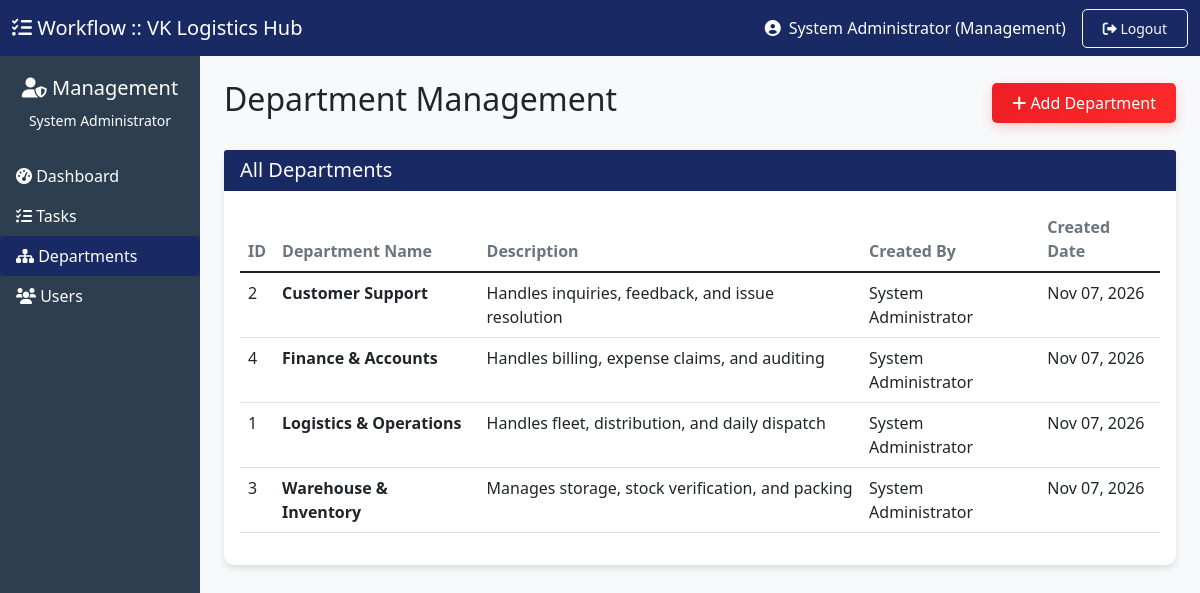
The app's page /dashboard/management/departments-1.php (signed in) with its own data.
### tables this page shows
CREATE TABLE IF NOT EXISTS `users` (
  `id` INT AUTO_INCREMENT PRIMARY KEY,
  `username` VARCHAR(50) NOT NULL UNIQUE,
  `email` VARCHAR(100) NOT NULL UNIQUE,
  `password` VARCHAR(255) NOT NULL,
  `full_name` VARCHAR(100) NOT NULL,
  `role` ENUM('management', 'hod', 'employee') NOT NULL,
  `department_id` INT NULL,
  `position` VARCHAR(100) NULL,
  `is_active` TINYINT(1) DEFAULT 1,
  `last_login` DATETIME NULL,
  `created_at` TIMESTAMP DEFAULT CURRENT_TIMESTAMP,
  INDEX (`department_id`),
  INDEX (`role`),
  INDEX (`is_active`)
);

CREATE TABLE IF NOT EXISTS `departments` (
  `id` INT AUTO_INCREMENT PRIMARY KEY,
  `name` VARCHAR(100) NOT NULL UNIQUE,
  `description` TEXT NULL,
  `created_by` INT NULL,
  `created_at` TIMESTAMP DEFAULT CURRENT_TIMESTAMP
);

### dashboard/management/departments-1.php (the view, shortened to what this page needs)
<?php
require_once __DIR__ . '/../../config.php';
$user_name = $_SESSION['full_name'];
try {
    $db = getDB();
} catch(Exception $e) {
    die("Database connection failed. Please check your database setup.");
}
$departments = [];
try {
    $stmt = $db->query("SELECT d.*, u.full_name as created_by_name FROM departments d LEFT JOIN users u ON d.created_by = u.id ORDER BY d.name");
    $departments = $stmt->fetchAll();
} catch(Exception $e) {
    $message = "Error loading departments: " . $e->getMessage();
    $message_type = "danger";
}
?>
<!DOCTYPE html>
<html lang="en">
<head>
    <link href="https://cdn.jsdelivr.net/npm/bootstrap@5.1.3/dist/css/bootstrap.min.css" rel="stylesheet">
    <link rel="stylesheet" href="https://cdnjs.cloudflare.com/ajax/libs/font-awesome/6.0.0/css/all.min.css">
 <link href="../../assets/css/style.css" rel="stylesheet">
</head>
<body style="background-color: #f8f9fa;">
    <nav class="navbar navbar-light bg-primary sticky-top">
        <div class="container-fluid">
            <a class="navbar-brand text-white" href="index.php">
                <i class="fas fa-tasks"></i> Workflow :: VK Logistics Hub
            </a>
            <div class="d-flex align-items-center text-white">
                <i class="fas fa-user-circle me-2"></i>
                <?php echo $user_name; ?> (Management)
                <a href="../../auth/logout.php" class="btn btn-outline-light btn-sm ms-3">
                    <i class="fas fa-sign-out-alt"></i> Logout
                </a>
            </div>
        </div>
    </nav>
    <div class="container-fluid">
        <div class="row">
             <div class="col-md-3 col-lg-2 px-0 sidebar-custom" style="background: #2c3e50; min-height: calc(100vh - 56px); color: white; padding-top: 20px;">
                <div class="text-center mb-4">
                    <h5><i class="fas fa-user-shield"></i> Management</h5>
                    <small><?php echo $user_name; ?></small>
                </div>
                <ul class="nav flex-column d-none d-md-block">
                    <li class="nav-item"><a class="nav-link text-white" href="index.php"><i class="fas fa-tachometer-alt"></i> Dashboard</a></li>
                   <li class="nav-item"><a class="nav-link text-white" href="tasks.php"><i class="fas fa-tasks"></i> Tasks</a></li>
                    <li class="nav-item"><a class="nav-link text-white  active bg-primary rounded" href="departments.php"><i class="fas fa-sitemap"></i> Departments</a></li>
                    <li class="nav-item"><a class="nav-link text-white" href="users.php"><i class="fas fa-users"></i> Users</a></li>
                </ul>
            </div>
            <main class="col-md-9 ms-sm-auto col-lg-10 px-md-4 py-4">
                <div class="d-flex justify-content-between align-items-center mb-4">
                    <h1 class="h2">Department Management</h1>
                    <button class="btn btn-book-now" data-bs-toggle="modal" data-bs-target="#createDeptModal">
                        <i class="fas fa-plus"></i> Add Department
                    </button>
                </div>
                <div class="card">
                    <div class="card-header bg-primary text-white">
                        <h5 class="mb-0">All Departments</h5>
                    </div>
                    <div class="card-body">
                        <?php if(empty($departments)): ?>
                            <div class="alert alert-info">
                                <i class="fas fa-info-circle"></i> No departments found. Create your first department.
                            </div>
                        <?php else: ?>
                            <div class="table-responsive">
                                <table class="table table-hover">
                                    <thead>
                                        <tr>
                                            <th>ID</th>
                                            <th>Department Name</th>
                                            <th>Description</th>
                                            <th>Created By</th>
                                            <th>Created Date</th>
                                        </tr>
                                    </thead>
                                    <tbody>
                                        <?php foreach($departments as $dept): ?>
                                        <tr>
                                            <td><?php echo $dept['id']; ?></td>
                                            <td><strong><?php echo htmlspecialchars($dept['name']); ?></strong></td>
                                            <td><?php echo htmlspecialchars($dept['description']); ?></td>
                                            <td><?php echo $dept['created_by_name'] ?? 'System'; ?></td>
                                            <td><?php echo date('M d, Y', strtotime($dept['created_at'])); ?></td>
                                        </tr>
                                        <?php endforeach; ?>
                                    </tbody>
                                </table>
                            </div>
                        <?php endif; ?>
                    </div>
                </div>
            </main>
        </div>
    </div>
</body>
</html>

### assets/css/style.css (style rules this page uses)
body { background-color: #f8f9fa; font-family: 'Segoe UI', Tahoma, Geneva, Verdana, sans-serif; }
.bg-primary { background-color: #192964 !important; }
.btn-book-now { background: linear-gradient(135deg, #ed1d24 0%, #ff2a2a 100%); color: white; border: none; padding: 10px 20px; border-radius: 5px; font-weight: 600; transition: all 0.3s ease; box-shadow: 0 4px 12px rgba(237, 29, 36, 0.2); }
.card { border: none; border-radius: 10px; box-shadow: 0 4px 6px rgba(0,0,0,0.1); margin-bottom: 20px; transition: transform 0.3s; }
.table th { border-top: none; font-weight: 600; color: #6c757d; }
.btn { border-radius: 5px; padding: 8px 20px; font-weight: 500; }

### records on screen
users: departments.id "2", departments.name "Customer Support", departments.description "Handles inquiries, feedback, and issue resolution", full_name "System Administrator", departments.created_at "Nov 07, 2026", departments.id "4", departments.name "Finance & Accounts", departments.description "Handles billing, expense claims, and auditing", department "1", department.name "Logistics & Operations", department.description "Handles fleet, distribution, and daily dispatch", department.created_at "Nov 07, 2026", departments.id "3", departments.name "Warehouse & Inventory", departments.description "Manages storage, stock verification, and packing"

### other values on screen
$user_name "System Administrator"
